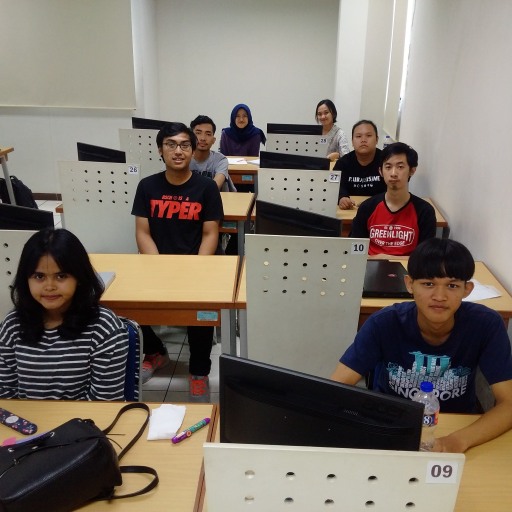
#> input picture IBAtS_Initial_Dataset/BS301/2017_09_18/[resize]01.jpg, 1024 x 1024 px, found by its file name (shown at 1/2 size); its folder holds only this picture in this run
$ python IBAtS_face_detection.py
#> lines starting #> are read from the running program, lines starting #| are printed output that depends on the picture
# This Python script aims to automate face detection prior to manual tagging
# procedure to form a gold standard dataset

# import modules
import cv2
import os
import json
from IBAtS_global import ROOT_DIR, CASCADE_DIR, FACE_CLSF


def detect_faces(filepath, classifier, scaleFactor=1.1, minNeighbors=5):
    '''Detect faces in an image and save the detection as json file'''
#> called with scaleFactor = 1.1, minNeighbors = 5

    # load image file
    img = cv2.imread(filepath)
#> img is the input picture: shape (1024, 1024, 3); mean B, G, R 106.7, 116.5, 125.3

    # convert image to grayscale
    gray_img = cv2.cvtColor(src=img, code=cv2.COLOR_BGR2GRAY)
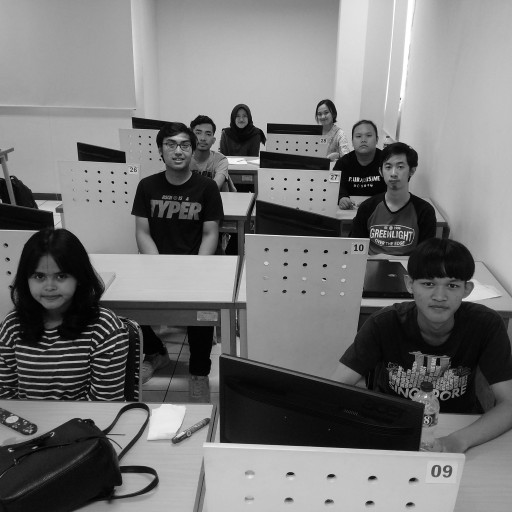
#> gray_img: shape (1024, 1024) (shown at 1/2 size); min 0, max 255, mean 118

    # detect faces
    faces = classifier.detectMultiScale(image=gray_img,
                                        scaleFactor=scaleFactor,
                                        minNeighbors=minNeighbors)
#> faces = [[466, 220, 35, 35], [626, 210, 41, 41], [701, 252, 53, 53], [381, 246, 52, 52], [756, 309, 66, 66], [50, 517, 99, 99], [327, 664, 62, 62], [320, 263, 74, 74], [825, 530, 110, 110]]

    # record detected face areas into a list of dictionary
    faces_to_json = []
    for (x, y, w, h) in faces:
        rect = {'color': '#00ff00', 'x': int(x), 'y': int(y),
                'width': int(w), 'height': int(h)}
        faces_to_json.append(rect)
#> this loop made 9 passes
#> after the loop, faces_to_json = 9 items

    # save detected face areas as json file
    with open(filepath[:-4] + '.json', 'w') as outfile:
        json.dump(obj=faces_to_json, fp=outfile, indent=4)


def main():
    '''main function'''
    face_classifier = cv2.CascadeClassifier(os.path.join(CASCADE_DIR,
                                                         FACE_CLSF))
    classrooms = os.listdir(ROOT_DIR)
    for classroom in classrooms:
        dates = os.listdir(os.path.join(ROOT_DIR, classroom))
        for date in dates:
            fnames = os.listdir(os.path.join(ROOT_DIR, classroom, date))
            for fname in fnames:
                if not fname.endswith('.jpg') or not fname.startswith('[resize]'):
                    # skip non jpg files or non resized jpeg files
                    continue
                filepath = os.path.join(ROOT_DIR, classroom, date, fname)
                detect_faces(filepath=filepath, classifier=face_classifier)


if __name__ == "__main__":
    main()

$ run again, on IBAtS_Initial_Dataset/BS301/2017_09_25/[resize]01.jpg
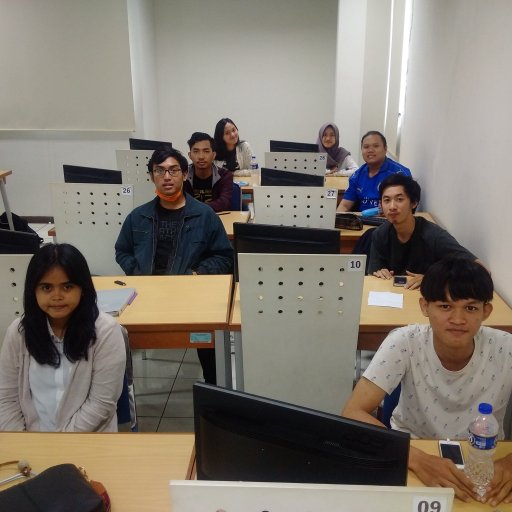
#> input picture IBAtS_Initial_Dataset/BS301/2017_09_25/[resize]01.jpg, 1024 x 1024 px, found by its file name (shown at 1/2 size)
#> in detect_faces, img is the input picture: shape (1024, 1024, 3); mean B, G, R 111.7, 121.6, 129
#> in detect_faces, `gray_img = cv2.cvtColor(src=img, code=cv2.COLOR_BGR2GRAY)`:
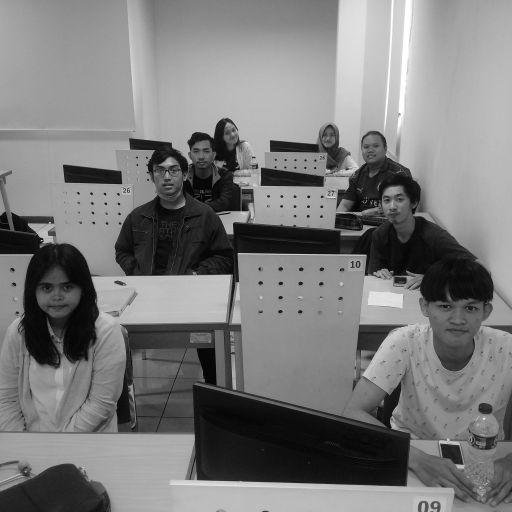
#> gray_img: shape (1024, 1024) (shown at 1/2 size); min 0, max 255, mean 122.7
#> faces = [[638, 256, 37, 37], [717, 273, 52, 52], [376, 282, 54, 54], [752, 373, 69, 69], [299, 313, 75, 75], [62, 537, 102, 102], [855, 568, 123, 123]]
#> the loop in detect_faces, `for (x, y, w, h) in faces:` made 7 passes
#> after the loop in detect_faces, `for (x, y, w, h) in faces:`: faces_to_json = 7 items
